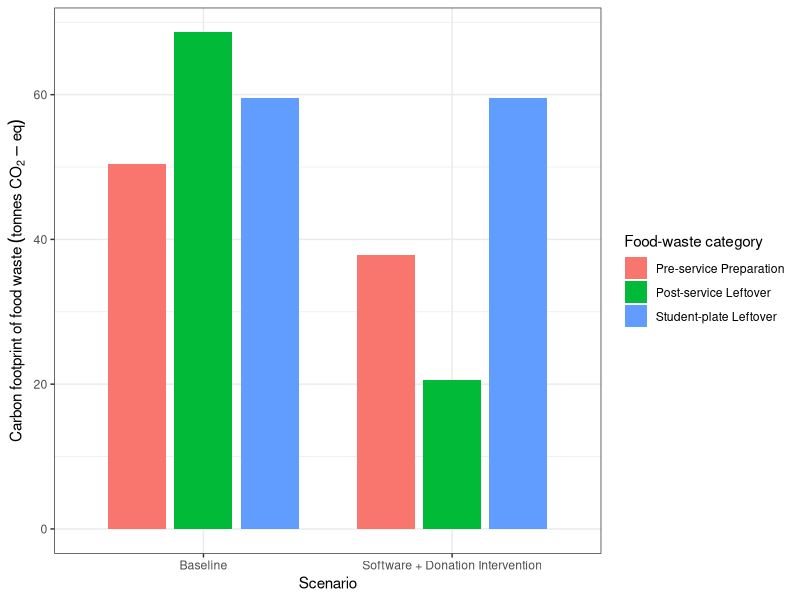

The R source for this figure:
library(ggplot2)
library(tidyr)

#Pre-service preparation - Software, Post-service Leftover - Software + Donation
#Unit:CO2e/kg

#Baseline waste categories & weight
waste_df <- data.frame(
    category = c('Pre-service Preparation', 'Post-service Leftover', 'Student-plate Leftover'),
    mass_baseline = c(18000, 24500, 21250)
)
waste_df$category <- factor(waste_df$category, levels = c('Pre-service Preparation', 'Post-service Leftover', 'Student-plate Leftover'))

red_pre <- 0.25 #Software reduces about 25% pre-service Preparation
don_buffet_rate <- 0.6 #60% of the post-service leftover can be donated

#Pre-service waste after using built-in OS
m_pre_soft <- waste_df$mass_baseline[1] * (1-red_pre) #Mass of waste after software
mass_red <- waste_df$mass_baseline[1] - m_pre_soft #Mass of reduction

#Post-service waste after donation
m_post_soft <- waste_df$mass_baseline[2] * (1-red_pre) #Mass of waste after software
m_post_don <- m_post_soft * don_buffet_rate #Mass of waste for donation
m_post <- m_post_soft - m_post_don #Mass of Waste left in dining hall

#Student-plate leftover - no change without considering point system
m_plate <- waste_df$mass_baseline[3]

#Add new weight to waste_df
waste_df$mass_int <- waste_df$mass_baseline
waste_df$mass_int[waste_df$category== 'Pre-service Preparation'] <- m_pre_soft
waste_df$mass_int[waste_df$category== 'Post-service Leftover'] <- m_post
waste_df$mass_int[waste_df$category== 'Student-plate Leftover'] <- m_plate

#tonne CO2e-eq / kg
avg_EF <- 2.8 #By weighted avg of the datasets of ingredients - 280kg
waste_df$co2e_baseline <- waste_df$mass_baseline * avg_EF / 1000
waste_df$co2e_intervention <- waste_df$mass_int * avg_EF / 1000

#Organize data
plot_data <- pivot_longer(
  waste_df,
  cols = c(co2e_baseline, co2e_intervention),
  names_to = 'scenario',
  values_to = 'co2_tonne'
)
plot_data$scenario <- ifelse(
  plot_data$scenario == 'co2e_baseline', 'Baseline', 'Software + Donation Intervention'
)

#Plot
ggplot(plot_data, aes(x = scenario, y = co2_tonne, fill = category)) +
  geom_col(position = position_dodge(width = 0.8), width = 0.7) +
  labs(x = 'Scenario', y = expression(Carbon~footprint~of~food~waste~(tonnes~CO[2]-eq)),
       fill = 'Food-waste category'
  ) +
  theme_bw()
